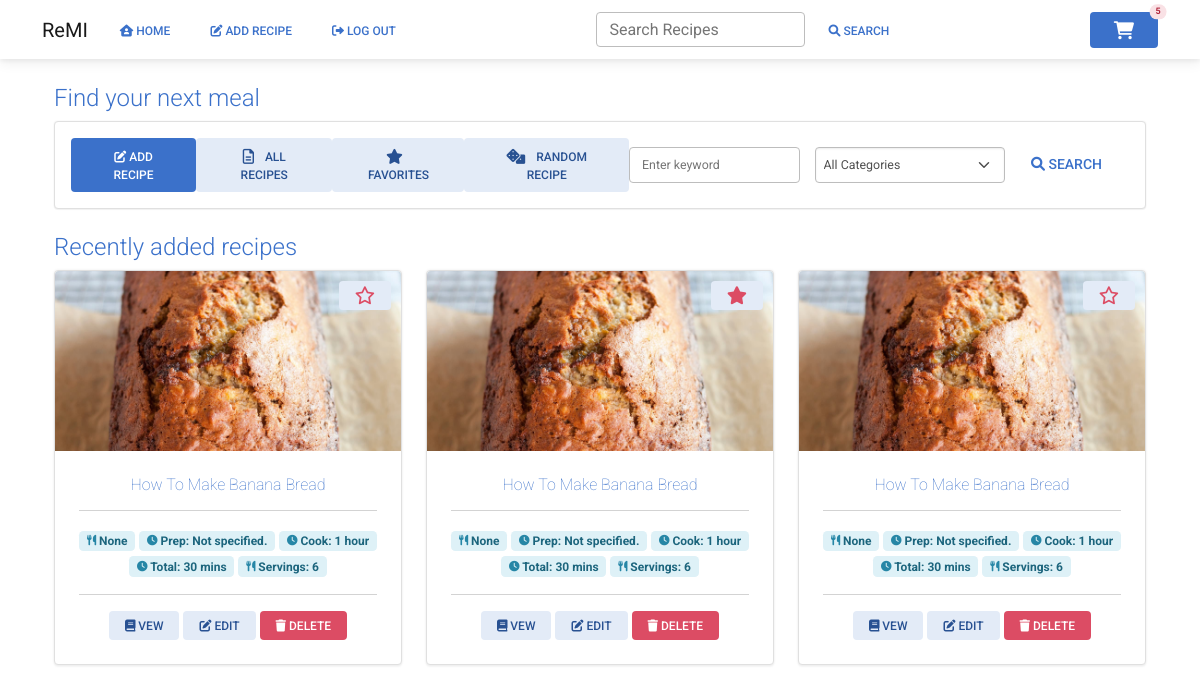
Screenshot of / (signed in) with the database file from the repository.
### website/models.py (models this page shows)
class Recipe(db.Model):
    id = db.Column(db.Integer, primary_key=True)
    uuid = db.Column(db.Integer, primary_key=False)
    username = db.Column(db.Integer, db.ForeignKey('user.id'))
    recipe_name = db.Column(db.String(200))
    prep_time = db.Column(db.Integer, primary_key=False)
    cook_time = db.Column(db.Integer, primary_key=False)
    total_time = db.Column(db.Integer, primary_key=False)
    ingredients = db.Column(db.String())
    servings = db.Column(db.String())
    ingredients_quantity = db.Column(db.String())
    ingredients_measurement = db.Column(db.String())
    instructions = db.Column(db.String())
    instructions_json = db.Column(db.String())
    original_url = db.Column(db.String())
    date_parsed = db.Column(db.String())
    image = db.Column(db.String())
    favorite = db.Column(db.Boolean, default=False)
    category = db.Column(db.String())
    ingredient_list = db.relationship('Ingredients')
    tags = db.relationship('Tag', secondary=recipe_tag, backref='recipe')

### website/views.py (the view)
@views.route('/', methods=['GET', 'POST'])
@login_required
def home():
    recipes = Recipe.query.order_by(desc(Recipe.id)).limit(3)
    favorite_total = Recipe.query.filter_by(username=current_user.id, favorite=True).count()
    total_recipes = Recipe.query.filter_by(username=current_user.id).count()
    category_query = db.session.query(
        Recipe.category, func.count(Recipe.id).label('qty')).group_by(Recipe.category).order_by(desc('qty')).limit(1)
    try:
        popular_category = category_query[0][0]
    except IndexError:
        popular_category = "None"
    shopping_list = ShoppingList.query.count()
    session['shopping_list'] = shopping_list
    return render_template("home.html", user=current_user, recipes=recipes, shopping_list=shopping_list,
                           favorite_total=favorite_total, total_recipes=total_recipes,
                           popular_category=popular_category)

### website/__init__.py (called while the page is built)
def create_app():
    app = Flask(__name__)
    app.config['SECRET_KEY'] = 'sdf897sdf987'
    app.config['SQLALCHEMY_DATABASE_URI'] = f'sqlite:///{DB_NAME}'
    db.init_app(app)
    from .views import views
    from .auth import auth
    app.register_blueprint(views, url_prefix='/')
    app.register_blueprint(auth, url_prefix='/')
    from .models import User, Recipe
    with app.app_context():
        db.create_all()
    login_manager = LoginManager()
    login_manager.login_view = 'auth.login'
    login_manager.init_app(app)
    @login_manager.user_loader
    def load_user(id):
        return User.query.get(int(id))
    return app

### website/templates/home.html (shortened to what this page needs)
{% extends "base.html" %}
{% block content %}
<br>
<div class="container">
    <div class="row">
        <div class="col">
            <h1 class="display-6 text-primary" style="font-size:1.5rem">Find your next meal</h1>
        </div>
    </div>
    <div class="row mb-4">
        <div class="col">
            <div class="card shadow-1 p-3 border" style="border-radius:4px;">
                <div class="row">
                    <div class="col d-flex justify-content-between">
                        <a class="btn btn-primary shadow-none" href="/add_recipe"><i class="fa-solid fa-pen-to-square"></i> Add Recipe</a>
                        <a class="btn btn-secondary" href="/all_recipes"> All Recipes</a>
                        <button class="btn btn-secondary"> Favorites</button>
                        <a class="btn btn-secondary" href="/random_recipe"> Random Recipe</a>
                        <form method="POST" action="/search" class="input-group w-50 my-auto d-none d-sm-flex">
                            <input
                                    autocomplete="off"
                                    type="search"
                                    class="form-control rounded form-control-sm me-3"
                                    placeholder="Enter keyword"
                                    style="min-width: 125px;"
                                    name="search_query"
                            />
                            <select class="form-select rounded form-select-sm" data-style="btn-info"
                                    id="recipe_category" name="sort_method">
                                <option value="all">All Categories</option>
                            </select>
                            <button class="btn btn-link btn-lg"><i class="fa-solid fa-magnifying-glass"></i> Search
                            </button>
                        </form>
                    </div>
                </div>
            </div>
        </div>
    </div>
    <div class="row mt-3">
        <div class="col">
            <h1 class="display-6 text-primary" style="font-size:1.5rem">Recently added recipes</h1>
        </div>
    </div>
    <div class="row">
        {% if recipes %}
        {% for recipe in recipes %}
        <div class="d-flex justify-content-between col-lg-4 col-md-3 col-sm-6">
            <div class="card mb-4 shadow-2 border" style="border-radius:4px;">
                <img class="card-img-top" src="{{ url_for('static', filename=recipe.image) }}" style="width: 100%;height: 15vw;object-fit: cover;
            border-top-left-radius:4px; border-top-right-radius:4px">
                {% if recipe.favorite == True %}
                <button class="btn btn-secondary btn-sm" onclick="remove_favorite('{{ recipe.id }}')"
                        style="position:absolute; top: 10px; right: 10px">
                </button>
                {% else %}
                <button class="btn btn-secondary btn-sm" onclick="add_favorite('{{ recipe.id }}')"
                        style="position:absolute; top: 10px; right: 10px">
                </button>
                {% endif %}
                <div class="card-body text-center rounded-4">
                    <h6 class="card-title"><span class=" text-primary fw-lighter">{{ recipe.recipe_name }}</span>
                    </h6>
                    <hr/>
                    <span class="badge badge-info"> {{ recipe.category }}</span>
                    <span class="badge badge-info"> Prep: {{ recipe.prep_time }}</span>
                    <span class="badge badge-info"> Cook: {{ recipe.cook_time }}</span></span>
                    <span class="badge badge-info"> Total: 30 mins</span></span>
                    <span class="badge badge-info"> Servings: 6</span></span>
                    <hr/>
                    <a href="/view_recipe/{{ recipe.uuid }}" class="btn btn-secondary btn-sm"><i
                            class="fa fa-book"></i> Vew
                    </a>
                    <a href="/edit_recipe/{{ recipe.uuid }}" class="btn btn-secondary btn-sm"><i class="fa-solid fa-pen-to-square"></i>
                        Edit
                    </a>
                    <button type="button" class="btn btn-danger btn-sm shadow-none" data-mdb-toggle="modal"
                            data-mdb-target="#delete_recipe" data-recipe-title="{{ recipe.recipe_name }}"
                            data-recipe-uuid="{{ recipe.uuid }}"><i class="fa fa-trash"></i>
                        Delete
                    </button>
                </div>
            </div>
        </div>
        {% endfor %}
        {% else %}
        <div class="d-flex">
            <span class="fw-lighter">Oops, you don't have any favorite recipes yet. Make sure to mark your favorites by clicking the star
            icon on the recipe image.</span>
        </div>
        {% endif %}
    </div>
</div>
{% endblock %}

### rows the page displays
Recipe: image (picture), recipe_name "How To Make Banana Bread", category "None", prep_time "Not specified.", cook_time "1 hour"
Recipe: image (picture), recipe_name "How To Make Banana Bread", category "None", prep_time "Not specified.", cook_time "1 hour"
Recipe: image (picture), recipe_name "How To Make Banana Bread", category "None", prep_time "Not specified.", cook_time "1 hour"

### other values shown
{{ shopping_list }} "5"
